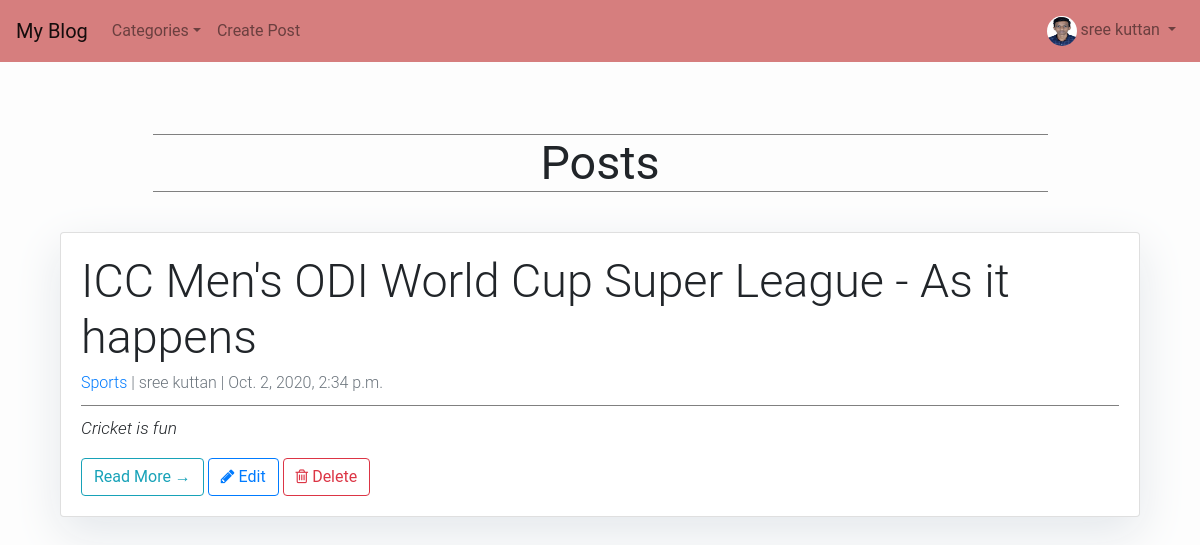
/home/ (signed in), run on the app's committed database.
### blog/models.py (models this page shows, shortened)
class Profile(models.Model):
    user = models.OneToOneField(User, null=True, on_delete=models.CASCADE)
    bio = models.TextField()
    profile_pic = models.ImageField(null=True, blank=True, upload_to="images/profile/")
    website_url = models.CharField(max_length=255, null=True, blank=True)
    facebook_url = models.CharField(max_length=255, null=True, blank=True)
    twitter_url = models.CharField(max_length=255, null=True, blank=True)
    instagram_url = models.CharField(max_length=255, null=True, blank=True)

class Post(models.Model):
    title = models.CharField(max_length=255, verbose_name='Title')
    header_image = models.ImageField(null=True, blank=True, upload_to="images/")
    title_tag = models.CharField(max_length=255, verbose_name='Title Tag')
    author = models.ForeignKey(User, on_delete=models.CASCADE, verbose_name='Author')
    body = RichTextField(blank=True, null=True)
    post_date = models.DateTimeField(auto_now_add=True)
    category = models.CharField(max_length=255, verbose_name='Category')
    snippet = models.CharField(max_length=255, verbose_name='Snippet')
    likes =  models.ManyToManyField(User, related_name='blog_post')

### blog/views.py (the view)
# urls.py: path('home/', HomeView.as_view(), name="home"),
class HomeView(ListView):
    model = Post
    template_name = 'home.html'
    cats = Category.objects.all()
    ordering = ['-post_date']
    paginate_by = 5
    def get_context_data(self, *args, **kwargs):
        cat_menu = Category.objects.all()
        context = super(HomeView, self).get_context_data(*args, **kwargs)
        context["cat_menu"] = cat_menu
        return context

### blog/models.py (called while the page is built)
    def __str__(self):
        return self.name

### blog/templates/home.html (shortened to what this page needs)
{% extends 'base.html' %}
{% load static %}
{% block content %}
<link href="/static/djangoproject/css/style.css" rel="stylesheet">
<header class="masthead">
    <div class="container">
        <div class="row">
            <div class=" col-md-8 col-md-10 mx-auto">
                <div class="site-heading">
                    <h3 class="p_head my-4 text-center">Posts</h3>
                </div>
            </div>
        </div>
    </div>
</header>
<div class="container">
    <div class="row">
        <div class="col-md-12 mt-3 left">
            {% for post in object_list %}
            <div class="card mb-4">
                <div class="card-body">
                    <div class="line">
                    <h2 class="p_title">{{ post.title }}</h2>
                    <p class="p_title1 text-muted h6"><a href="{% url 'category' post.category %}">{{ post.category }}</a>
                        | {{ post.author.first_name }} {{ post.author.last_name }}
                        | {{ post.post_date }} </p>
                    </div>
                    <p class="p_body">{{ post.snippet|truncatewords:"30" }}</p>
                    <a href="{% url 'details' post.pk %}" class="btn btn-outline-info">Read More &rarr;</a>
                {% if user.is_authenticated %}
                {% if user.id == post.author.id %}
                 <a class="btn btn-outline-primary" href="{% url 'editpost' post.pk %}"><i class="fa fa-pencil" aria-hidden="true"></i> Edit</a>
                 <a class="btn btn-outline-danger" href="{% url 'deletepost' post.pk %}"><i class="fa fa-trash-o" aria-hidden="true"></i> Delete</a>
                {% endif %}
                {% endif %}
            </div>
            </div>
            {% endfor %}
        </div>
    </div>
</div>
{% endblock content %}

### blog/templates/base.html (shortened to what this page needs)
{% load static %}
<!doctype html>
<html lang="en">
<head>
  <link rel="stylesheet" href="https://stackpath.bootstrapcdn.com/bootstrap/4.3.1/css/bootstrap.min.css"
>
  <link rel="stylesheet" href="https://stackpath.bootstrapcdn.com/font-awesome/4.7.0/css/font-awesome.min.css">
  <link href="/static/djangoproject/css/style.css" rel="stylesheet">
</head>
<body>
  <nav class="navbar navbar-expand-sm navbar navbar-light" style="background-color: #d67e7e;">
    <a class="navbar-brand" href="{% url 'index' %}">My Blog</a>
    <div class="collapse navbar-collapse" id="collapsibleNavId">
      <ul class="navbar-nav mr-auto mt-2 mt-lg-0">
        {% if cat_menu %}
        <li class="nav-item dropdown">
          <a class="nav-link dropdown-toggle" href="#" id="dropdownId" data-toggle="dropdown" aria-haspopup="true"
            aria-expanded="false">Categories</a>
        </li>
        {% else %}
        <li class="nav-item">
          <a class="nav-link" href="{% url 'category-list' %}">Category-List</a>
        </li>
        {% endif %}
        {% if user.is_authenticated %}
        {% if request.user.is_superuser %}
        <li class="nav-item">
          <a class="nav-link" href="{% url 'addpost' %}">Add Post</a>
        </li>
        <li class="nav-item">
          <a class="nav-link" href="{% url 'addcategory' %}">Add Category</a>
        </li>
        {% else %}
        <li class="nav-item">
          <a class="nav-link" href="{% url 'addpost' %}"> Create Post</a>
        </li>
        {% endif %}
        {% endif %}
      </ul>
      {% if user.is_authenticated %}
      <ul class="navbar-nav ml-auto mt-2 mt-lg-0">
        <li class="nav-item dropdown">
          <a class="nav-link dropdown-toggle" href="#" id="navbarDropdown" role="button" data-toggle="dropdown"
            aria-haspopup="true" aria-expanded="false">
            {% if user.profile.profile_pic %}
            <img src="{{ user.profile.profile_pic.url }}" class="rounded-circle" width="30" height="30">
            {% else %}
            <img src="{% static 'djangoproject/images/pic.png' %}" class="rounded-circle" width="30" height="30">
            {% endif %}
            {{ user.first_name }} {{ user.last_name }}
          </a>
        </li>
        {% endif %}
    </div>
  </nav>
  <div class="container mt-5">
    {% block content %}
    {% endblock content %}
  </div>
</body>
</html>

### static/djangoproject/css/style.css (style rules this page uses)
body { font-family: 'Roboto', sans-serif; }
.line { border-bottom: #808080 solid 1px; padding: 0 0 5px 0; margin: 0 0 10px 0; }
.p_head { border-top: #808080 solid 1px; border-bottom: #808080 solid 1px; font-family: 'Roboto', sans-serif; font-size: 35pt !important; font-weight: 400 !important; }
.p_title { font-family: 'Roboto', sans-serif; font-size: 35pt !important; font-weight: 300 !important; }
.p_title1 { font-family: 'Roboto', sans-serif; font-size: 12pt !important; font-weight: 300 !important; }
.p_body { font-family: 'Roboto', sans-serif; font-size: 13pt !important; font-weight: 300 !important; font-style: italic; }

### blog/templates/home.html (style rules this page uses)
body { font-family: "Roboto", sans-serif; background-color: #fdfdfd; }
.card { box-shadow: 0 16px 48px #E3E7EB; }

### data on the page
Post: title "ICC Men's ODI World Cup Super League - As it happens", category "Sports", author.first_name "sree", author.last_name "kuttan", post_date "Oct. 2, 2020, 2:34 p.m.", snippet "Cricket is fun", shows "Edit"

### other printed values
{{ user.first_name }} "sree"
{{ user.last_name }} "kuttan"
